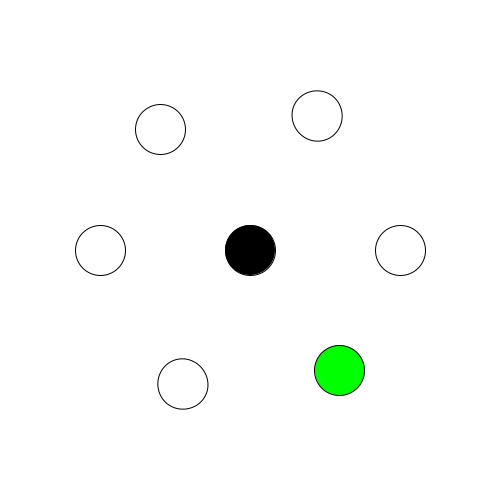
Frame 1 (no input)
Frame 60 (the mouse pressed at the canvas centre just before this capture): identical to frame 1, image omitted
Frame 120 (the mouse held since frame 60 and released just before this capture): identical to frame 1, image omitted

The Processing sketch that drew this single still picture (run headless with seeded random() and noise(); from frame 60 on, the mouse is pressed at the canvas centre):

// Processing sketch: processing_119271
// ── processing_119271.pde

void setup()
{
  size(500,500);
  background(255);
  //frameRate()
}

void draw()
{
 background(255);
 noFill();
 translate(width/2,height/2);
 
 background(255);
 noFill();
 translate(0,0);
 
 fill(0);
 ellipse(0, 0,50,50);
 
 float bewegung = map(mouseY, mouseX, 550, 0,3*PI);
 
  pushMatrix();
 rectMode(CENTER);
 translate(bewegung,0);
 println(mouseX);
 println(bewegung);
 noFill(); 
 ellipse(150, 0,50,50);
 popMatrix();
 
   pushMatrix();
 rectMode(CENTER);
 translate(-bewegung,0);
 println(mouseX);
 println(bewegung); 
 ellipse(-150, 0,50,50);
 popMatrix();
 
 rotate(90);
  pushMatrix();
 rectMode(CENTER);
 translate(bewegung,0);
 println(mouseX);
 println(bewegung); 
 ellipse(150, 0,50,50);
 popMatrix();
 
   pushMatrix();
 rectMode(CENTER);
 translate(-bewegung,0);
 println(mouseX);
 println(bewegung); 
 ellipse(-150, 0,50,50);
 popMatrix();
 
 rotate(90);
  pushMatrix();
 rectMode(CENTER);
 translate(bewegung,0);
 println(mouseX);
 println(bewegung); 
 ellipse(150, 0,50,50);
 popMatrix();
 
   pushMatrix();
 rectMode(CENTER);
 translate(-bewegung,0);
 println(mouseX);
 println(bewegung);
 fill(0,255,0); 
 ellipse(-150, 0,50,50);
 popMatrix();
 
}
